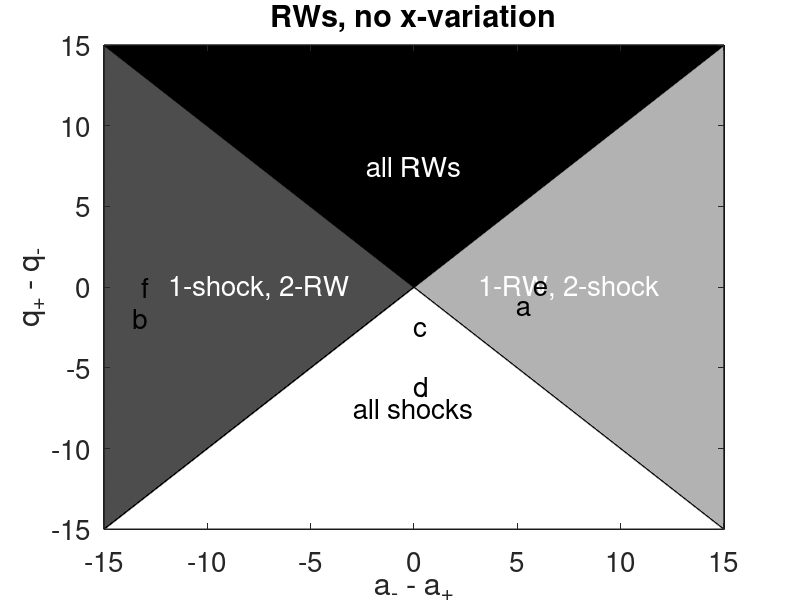

Source code (MATLAB):
klabel = [{'a'}, {'b'}, {'c'}, {'d'}, {'e'}, {'f'}];
% kcase.a = [-3/4 -3/4 1/4 5/4];

%% Values from Kodama's paper
Am = 2*ones(size(klabel));
Ap = [1/2 49/8 2   2  1/4 6 ];
Qm = [1/2  3/4 1 12/5  0  0];
Qp = -Qm;

%% Transformation to our version
am = Am*6^(2/3);
ap = Ap*6^(2/3);
qm = Qm*(3/sqrt(2))^(1/3);
qp = Qp*(3/sqrt(2))^(1/3);

%% Check for which case we're in
da = am - ap;
dq = qp - qm;

avec = linspace(-15,15,1000);
qvec = linspace(-15,15,1000);
[AV,QV] = meshgrid(avec,qvec);

fh = figure(1); clf; set(gcf,'Color','White');
    contourf(AV,QV,(-(AV<=QV) - 1/2*(AV>=-QV)));
    set(gca,'fontsize',20);
    colormap(gray);
%     colorbar;
    hold on;
    title(['RWs, no x-variation']);
    xlabel(['a_- - a_+']);
    ylabel(['q_+ - q_-']);
        text([-15/2,0,0,15/2],[0,-15/2,15/2,0],...
        [{'1-shock, 2-RW'},{'all shocks'},{'all RWs'},{'1-RW, 2-shock'}],...
        'Color','w','fontsize',20,'HorizontalAlignment','center');
    text(0,-15/2,'all shocks','fontsize',20,'HorizontalAlignment','center');

    text(da,dq,klabel,'Color','k','fontsize',20);
    drawnow;
    
print('kodama_cases','-dpng');
